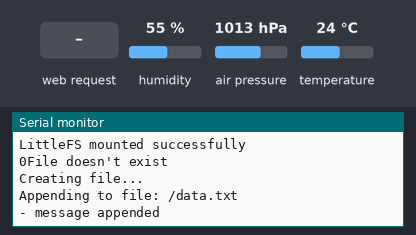
Simulated run of this program. Board: ESP32. On the bench: the last lines printed to the serial monitor. The test bench sets the inputs (shaded band); at power-on: humidity 55 %, air pressure 1013 hPa, temperature 24 °C. WiFi joins after 1.5 s; servers stay silent unless stated; the local clock reads 2024-03-15 10:24:30 at power-on unless the program sets it; storage starts empty.

Above: at 3.2 s.
3.3 s: HTTP request GET /delete-data received
At 4.1 s:
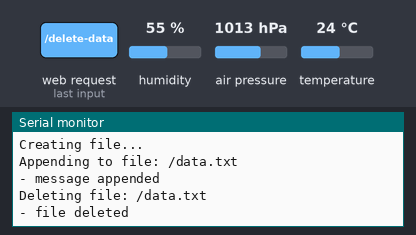
4.8 s: HTTP request GET /delete-data received
At 5.2 s:
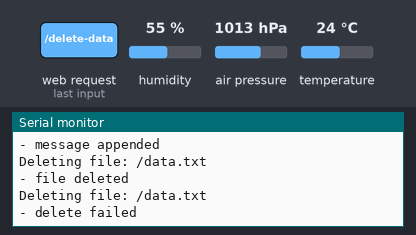

Measured:
- after the input at 3.3 s, the serial monitor: prints a new line at once (image 1)
- after the input at 4.8 s, the serial monitor: prints a new line at once (image 2)

The program:

main.cpp
```cpp
// (licence header left out)
#include <Arduino.h>
#include <WiFi.h>
#include <AsyncTCP.h>
#include <ESPAsyncWebServer.h>
#include "LittleFS.h"
#include <Arduino_JSON.h>
#include <Adafruit_BME280.h>
#include <Adafruit_Sensor.h>
#include "time.h"
#include <WiFiUdp.h>

// Replace with your network credentials
const char* ssid = "REPLACE_WITH_YOUR_SSID";
const char* password = "REPLACE_WITH_YOUR_PASSWORD";

// Create AsyncWebServer object on port 80
AsyncWebServer server(80);

// Create an Event Source on /events
AsyncEventSource events("/events");

// NTP server to request epoch time
const char* ntpServer = "pool.ntp.org";

// Json Variable to Hold Sensor Readings
JSONVar readings;

// File name where readings will be saved
const char* dataPath = "/data.txt";

// Timer variables
unsigned long lastTime = 0;
unsigned long timerDelay = 1800000;

// Create a sensor object
Adafruit_BME280 bme;         // BME280 connect to ESP32 I2C (GPIO 21 = SDA, GPIO 22 = SCL)

// Init BME280
void initBME(){
  if (!bme.begin(0x76)) {
    Serial.println("Could not find a valid BME280 sensor, check wiring!");
    while (1);
  }
}

// Function that gets current epoch time
unsigned long getTime() {
  time_t now;
  struct tm timeinfo;
  if (!getLocalTime(&timeinfo)) {
    //Serial.println("Failed to obtain time");
    return(0);
  }
  time(&now);
  return now;
}

// Get Sensor Readings and return JSON object
String getSensorReadings(){
  readings["time"] = String(getTime());
  readings["temperature"] = String(bme.readTemperature());
  readings["humidity"] =  String(bme.readHumidity());
  readings["pressure"] = String(bme.readPressure()/100.0F);
  String jsonString = JSON.stringify(readings);
  return jsonString;
}

// Initialize LittleFS
void initLittleFS() {
  if (!LittleFS.begin(true)) {
    Serial.println("An error has occurred while mounting LittleFS");
  }
  else {
    Serial.println("LittleFS mounted successfully");
  }
}

// Read file from LittleFS
String readFile(fs::FS &fs, const char * path){
  Serial.printf("Reading file: %s\r\n", path);

  File file = fs.open(path);
  if(!file || file.isDirectory()){
    Serial.println("- failed to open file for reading");
    return String();
  }

  String fileContent;
  while(file.available()){
    fileContent += file.readStringUntil('\n');
    break;
  }
  file.close();
  return fileContent;
}

// Append data to file in LittleFS
void appendFile(fs::FS &fs, const char * path, const char * message){
  Serial.printf("Appending to file: %s\r\n", path);

  File file = fs.open(path, FILE_APPEND);
  if(!file){
    Serial.println("- failed to open file for appending");
    return;
  }
  if(file.print(message)){
    Serial.println("- message appended");
  } else {
    Serial.println("- append failed");
  }
  file.close();
}

// Delete File
void deleteFile(fs::FS &fs, const char * path){
  Serial.printf("Deleting file: %s\r\n", path);
  if(fs.remove(path)){
    Serial.println("- file deleted");
  } else {
    Serial.println("- delete failed");
  }
}

// Get file size
int getFileSize(fs::FS &fs, const char * path){
  File file = fs.open(path);

  if(!file){
    Serial.println("Failed to open file for checking size");
    return 0;
  }
  Serial.print("File size: ");
  Serial.println(file.size());

  return file.size();
}

// Initialize WiFi
void initWiFi() {
  WiFi.mode(WIFI_STA);
  WiFi.begin(ssid, password);
  Serial.print("Connecting to WiFi ..");
  while (WiFi.status() != WL_CONNECTED) {
    Serial.print('.');
    delay(1000);
  }
  Serial.println(WiFi.localIP());
}

void setup() {
  // Serial port for debugging purposes
  Serial.begin(115200);
  Serial.print("ok");
  initBME();
  initWiFi();
  initLittleFS();

  configTime(0, 0, ntpServer);

  // Create a data.txt file
  bool fileexists = LittleFS.exists(dataPath);
  Serial.print(fileexists);
  if(!fileexists) {
    Serial.println("File doesn't exist");
    Serial.println("Creating file...");
    // Prepare readings to add to the file
    String message = getSensorReadings() + ",";
    // Apend data to file to create it
    appendFile(LittleFS, dataPath, message.c_str());
  }
  else {
    Serial.println("File already exists");
  }

  // Web Server Root URL
  server.on("/", HTTP_GET, [](AsyncWebServerRequest *request){
    request->send(LittleFS, "/index.html", "text/html");
  });

  server.serveStatic("/", LittleFS, "/");

  // Request for the latest sensor readings
  server.on("/readings", HTTP_GET, [](AsyncWebServerRequest *request){
    request->send(LittleFS, "/data.txt", "text/txt");
  });

  // Request for the latest sensor readings
  server.on("/view-data", HTTP_GET, [](AsyncWebServerRequest *request){
    request->send(LittleFS, "/data.txt", "text/txt");
  });

  // Request for the latest sensor readings
  server.on("/delete-data", HTTP_GET, [](AsyncWebServerRequest *request){
    deleteFile(LittleFS, dataPath);
    request->send(200, "text/plain", "data.txt has been deleted.");
  });

  events.onConnect([](AsyncEventSourceClient *client){
    if(client->lastId()){
      Serial.printf("Client reconnected! Last message ID that it got is: %u\n", client->lastId());
    }
    // send event with message "hello!", id current millis
    // and set reconnect delay to 1 second
    client->send("hello!", NULL, millis(), 10000);
  });
  server.addHandler(&events);

  // Start server
  server.begin();

  events.send(getSensorReadings().c_str(),"new_readings" ,millis());
}

void loop() {
  if ((millis() - lastTime) > timerDelay) {
    // Send Events to the client with the Sensor Readings
    events.send("ping",NULL,millis());
    events.send(getSensorReadings().c_str(),"new_readings" ,millis());

    String message = getSensorReadings() + ",";
    if ((getFileSize(LittleFS, dataPath))>= 3400){
      Serial.print("Too many data points, deleting file...");
      // Comment the next two lines if you don't want to delete the data file automatically.
      // It won't log more data into the file
      deleteFile(LittleFS, dataPath);
      appendFile(LittleFS, "/data.txt", message.c_str());
    }
    else{
      // Append new readings to the file
      appendFile(LittleFS, "/data.txt", message.c_str());
    }

    lastTime = millis();

    Serial.print(readFile(LittleFS, dataPath));

  }
}
```
